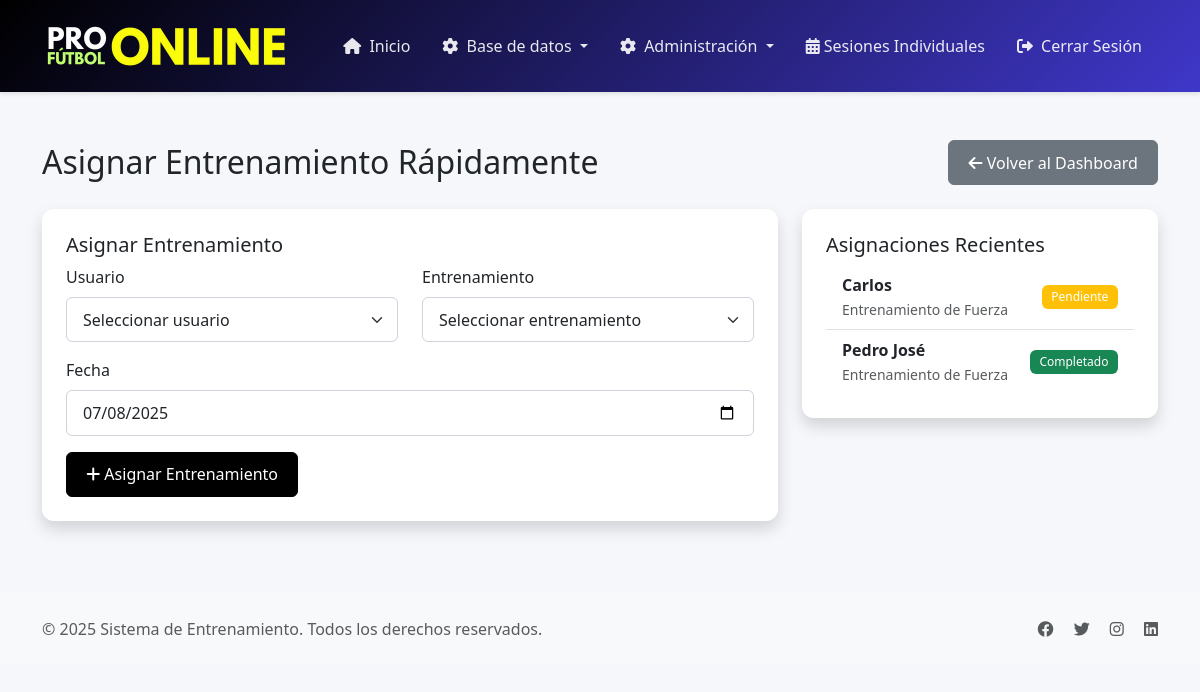
/entrenamientos/asignar-rapido (signed in), run on an earlier commit of the app's database.
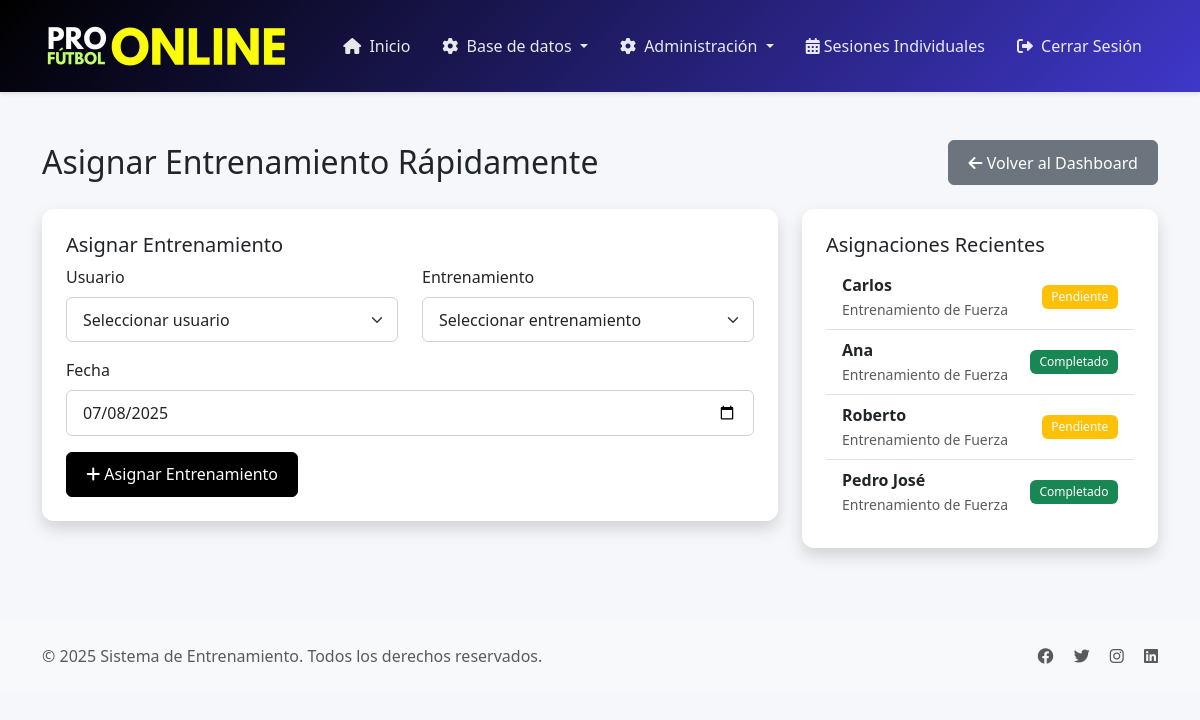
And on a later commit of the database.
### tables this page shows
CREATE TABLE `sesiones` (
  `id` int NOT NULL,
  `entrenamiento_id` int NOT NULL,
  `usuario_id` int NOT NULL,
  `fecha` date NOT NULL,
  `notas` text,
  `completado` tinyint(1) DEFAULT '0',
  `fecha_completado` datetime DEFAULT NULL,
  `valorado` tinyint(1) NOT NULL DEFAULT '0',
  `created_at` timestamp NULL DEFAULT CURRENT_TIMESTAMP
);

CREATE TABLE `usuarios` (
  `id` int NOT NULL,
  `nombre` varchar(100) NOT NULL,
  `apellido` varchar(100) NOT NULL,
  `email` varchar(100) NOT NULL,
  `password` varchar(255) NOT NULL,
  `telefono` varchar(20) DEFAULT NULL,
  `rol` enum('admin','entrenador','entrenado') NOT NULL,
  `entrenador_id` int DEFAULT NULL,
  `created_at` timestamp NULL DEFAULT CURRENT_TIMESTAMP
);

CREATE TABLE `entrenamientos` (
  `id` int NOT NULL,
  `nombre` varchar(100) NOT NULL,
  `descripcion` text,
  `tipo` int NOT NULL,
  `creado_por` int NOT NULL,
  `created_at` timestamp NULL DEFAULT CURRENT_TIMESTAMP
);

### controllers/BaseController.php (called while the page is built, shortened)
<?php
class BaseController {
    protected function render($view, $data = []) {
        extract($data);
        $viewPath = __DIR__ . "/../views/{$view}.php";
        require_once $viewPath;
    }
}

### controllers/EntrenamientoController.php (called while the page is built, shortened)
<?php
require_once 'BaseController.php';
require_once 'models/EntrenamientoModel.php';
class EntrenamientoController extends BaseController {
    private $entrenamientoModel;
    private $usuarioModel;
    public function __construct() {
        $this->entrenamientoModel = new EntrenamientoModel();
        $this->usuarioModel = new UsuarioModel();
    }
    public function asignarRapido() {
        if ($_SESSION['user_role'] === 'entrenador') {
            $usuarios = $this->usuarioModel->getEntrenadosPorEntrenador($_SESSION['user_id']);
        } elseif ($_SESSION['user_role'] === 'admin') {
            $usuarios = $this->usuarioModel->getUsuariosPorRol('entrenado');
        } else {
            $_SESSION['error'] = 'No tienes permisos para asignar entrenamientos';
            $this->redirect('/dashboard');
            return;
        }
        $entrenamientos = $this->entrenamientoModel->findAll();
        $asignaciones_recientes = $this->entrenamientoModel->getAsignacionesRecientes(10);
        $this->render('entrenamientos/asignar_rapido', [
            'usuarios' => $usuarios,
            'entrenamientos' => $entrenamientos,
            'asignaciones_recientes' => $asignaciones_recientes
        ]);
    }
}

### config/database.php (called while the page is built, shortened)
<?php
class Database {
    private static $instance = null;
    private $connection;
    private function __construct() {
        $host = 'localhost';
        $dbname = 'profutbolonline_qwb';
        $username = 'profutbolonline_asa';
        $password = '&}p^lgTkK9d~';
        try {
            $dsn = "mysql:host=$host;dbname=$dbname;charset=utf8mb4";
            $options = [
                PDO::ATTR_ERRMODE => PDO::ERRMODE_EXCEPTION,
                PDO::ATTR_DEFAULT_FETCH_MODE => PDO::FETCH_ASSOC,
                PDO::ATTR_EMULATE_PREPARES => false,
            ];
            $this->connection = new PDO($dsn, $username, $password, $options);
        } catch (PDOException $e) {
            die("Error de conexión a la base de datos: " . $e->getMessage());
        }
    }
    public static function getInstance() {
        if (self::$instance === null) {
            self::$instance = new self();
        }
        return self::$instance;
    }
    public function getConnection() {
        return $this->connection;
    }
}

### models/BaseModel.php (called while the page is built, shortened)
<?php
require_once __DIR__ . '/../config/database.php';
class BaseModel {
    public function __construct($table = null) {
        $this->db = Database::getInstance()->getConnection();
    }
}

### models/EntrenamientoModel.php (called while the page is built, shortened)
<?php
require_once 'BaseModel.php';
class EntrenamientoModel extends BaseModel {
    public function getAsignacionesRecientes($limite = 10) {
        try {
            $sql = "SELECT s.*, u.nombre as nombre_usuario, u.apellido as apellido_usuario,
                           e.nombre as nombre_entrenamiento
                    FROM sesiones s
                    JOIN usuarios u ON s.usuario_id = u.id
                    JOIN entrenamientos e ON s.entrenamiento_id = e.id
                    ORDER BY s.fecha DESC
                    LIMIT ?";
            $stmt = $this->db->prepare($sql);
            $stmt->execute([$limite]);
            return $stmt->fetchAll(PDO::FETCH_ASSOC);
        } catch (PDOException $e) {
            error_log("Error al obtener asignaciones recientes: " . $e->getMessage());
            return [];
        }
    }
}

### views/entrenamientos/asignar_rapido.php (the view, shortened to what this page needs)
<?php require_once 'views/layouts/header.php'; ?>
<div class="container py-4">
    <div class="row mb-4">
        <div class="col-12">
            <div class="d-flex justify-content-between align-items-center">
                <h2 class="mb-0">Asignar Entrenamiento Rápidamente</h2>
                <a href="/dashboard" class="btn btn-secondary">
                    <i class="fas fa-arrow-left"></i> Volver al Dashboard
                </a>
            </div>
        </div>
    </div>
    <div class="row">
        <div class="col-md-8">
            <div class="card shadow">
                <div class="card-body">
                    <h5 class="card-title">Asignar Entrenamiento</h5>
                    <form action="/entrenamientos/asignar-rapido" method="POST">
                        <div class="row">
                            <div class="col-md-6">
                                <div class="mb-3">
                                    <label for="usuario_id" class="form-label">Usuario</label>
                                    <select class="form-select" id="usuario_id" name="usuario_id" required>
                                        <option value="">Seleccionar usuario</option>
                                    </select>
                                </div>
                            </div>
                            <div class="col-md-6">
                                <div class="mb-3">
                                    <label for="entrenamiento_id" class="form-label">Entrenamiento</label>
                                    <select class="form-select" id="entrenamiento_id" name="entrenamiento_id" required>
                                        <option value="">Seleccionar entrenamiento</option>
                                    </select>
                                </div>
                            </div>
                        </div>
                        <div class="mb-3">
                            <label for="fecha" class="form-label">Fecha</label>
                            <input type="date" class="form-control" id="fecha" name="fecha"
                                   value="<?php echo date('Y-m-d'); ?>" required>
                        </div>
                        <button type="submit" class="btn btn-primary">
                            <i class="fas fa-plus"></i> Asignar Entrenamiento
                        </button>
                    </form>
                </div>
            </div>
        </div>
        <div class="col-md-4">
            <div class="card shadow">
                <div class="card-body">
                    <h5 class="card-title">Asignaciones Recientes</h5>
                    <?php if (empty($asignaciones_recientes)): ?>
                        <p class="text-muted">No hay asignaciones recientes.</p>
                    <?php else: ?>
                        <div class="list-group list-group-flush">
                            <?php foreach ($asignaciones_recientes as $asignacion): ?>
                                <div class="list-group-item">
                                    <div class="d-flex justify-content-between align-items-center">
                                        <div>
                                            <strong><?php echo htmlspecialchars($asignacion['nombre_usuario']); ?></strong>
                                            <br>
                                            <small class="text-muted">
                                                <?php echo htmlspecialchars($asignacion['nombre_entrenamiento']); ?>
                                            </small>
                                        </div>
                                        <span class="badge bg-<?php echo $asignacion['completado'] ? 'success' : 'warning'; ?>">
                                            <?php echo $asignacion['completado'] ? 'Completado' : 'Pendiente'; ?>
                                        </span>
                                    </div>
                                </div>
                            <?php endforeach; ?>
                        </div>
                    <?php endif; ?>
                </div>
            </div>
        </div>
    </div>
</div>
<?php require_once 'views/layouts/footer.php'; ?>

### index.php (shortened to what this page needs)
<?php
require_once 'config/database.php';
$request = $_SERVER['REQUEST_URI'];
$request = ltrim($request, '/');
$request = strtok($request, '?');
switch ($request) {
    case 'entrenamientos/asignar-rapido':
        require __DIR__ . '/controllers/EntrenamientoController.php';
        $controller = new EntrenamientoController();
        $controller->asignarRapido();
        break;
}

### views/layouts/header.php (shortened to what this page needs)
<!DOCTYPE html>
<html lang="es">
<head>
    <link href="https://cdn.jsdelivr.net/npm/bootstrap@5.3.0/dist/css/bootstrap.min.css" rel="stylesheet">
    <link href="https://cdnjs.cloudflare.com/ajax/libs/font-awesome/6.0.0/css/all.min.css" rel="stylesheet">
</head>
<body>
    <nav class="navbar navbar-expand-lg navbar-dark mb-4">
        <div class="container">
            <a class="navbar-brand" href="/">
                <img src="/img/logo.png" alt="Logo" height="50">
            </a>
            <div class="collapse navbar-collapse" id="navbarNav">
                <ul class="navbar-nav ms-auto">
                    <?php if (isset($_SESSION['user_id'])): ?>
                        <li class="nav-item">
                            <a class="nav-link" href="/dashboard">
                                <i class="fas fa-home me-1"></i> Inicio
                            </a>
                        </li>
                        <?php if ($_SESSION['user_role'] === 'entrenador' || $_SESSION['user_role'] === 'admin'): ?>
                            <li class="nav-item dropdown">
                                <a class="nav-link dropdown-toggle" href="#" id="dataDropdown" role="button" data-bs-toggle="dropdown" aria-expanded="false">
                                    <i class="fas fa-cog me-1"></i> Base de datos
                                </a>
                            </li>
                        <?php endif; ?>
                        <?php if ($_SESSION['user_role'] === 'admin'): ?>
                            <li class="nav-item dropdown">
                                <a class="nav-link dropdown-toggle" href="#" id="adminDropdown" role="button" data-bs-toggle="dropdown" aria-expanded="false">
                                    <i class="fas fa-cog me-1"></i> Administración
                                </a>
                            </li>
                        <?php endif; ?>
                        <?php if ($_SESSION['user_role'] === 'admin' || $_SESSION['user_role'] === 'entrenador'): ?>
                            <li class="nav-item">
                                <a class="nav-link" href="/admin/sesiones">
                                    <i class="fas fa-calendar-alt"></i> Sesiones Individuales
                                </a>
                            </li>
                        <?php endif; ?>
                        <li class="nav-item">
                            <a class="nav-link" href="/logout">
                                <i class="fas fa-sign-out-alt me-1"></i> Cerrar Sesión
                            </a>
                        </li>
                    <?php endif; ?>
                </ul>
            </div>
        </div>
    </nav>
</body>
</html>

### views/layouts/footer.php (shortened to what this page needs)
    <footer class="bg-light py-4 mt-5">
        <div class="container">
            <div class="row">
                <div class="col-md-6 text-center text-md-start">
                    <p class="mb-0 text-muted">© <?php echo date('Y'); ?> Sistema de Entrenamiento. Todos los derechos reservados.</p>
                </div>
                <div class="col-md-6 text-center text-md-end">
                    <a href="#" class="text-muted me-3"><i class="fab fa-facebook"></i></a>
                    <a href="#" class="text-muted me-3"><i class="fab fa-twitter"></i></a>
                    <a href="#" class="text-muted me-3"><i class="fab fa-instagram"></i></a>
                    <a href="#" class="text-muted"><i class="fab fa-linkedin"></i></a>
                </div>
            </div>
        </div>
    </footer>
</body>
</html>

### views/layouts/header.php (style rules this page uses)
:root { --primary-color: #000000; --secondary-color: #3f37c9; --accent-color: #4cc9f0; --success-color: #4caf50; --warning-color: #ff9800; --danger-color: #f44336; --light-color: #f8f9fa; --dark-color: #212529; }
body { background-color: #f5f7fa; font-family: 'Segoe UI', system-ui, -apple-system, sans-serif; }
.navbar { background: linear-gradient(135deg, var(--primary-color), var(--secondary-color)) !important; box-shadow: 0 2px 4px rgba(0,0,0,0.1); padding: 1rem 0; }
.navbar-brand { font-weight: 600; font-size: 1.4rem; color: white !important; }
.nav-link { color: rgba(255,255,255,0.9) !important; font-weight: 500; padding: 0.5rem 1rem !important; transition: all 0.3s ease; }
.btn { padding: 0.6rem 1.2rem; font-weight: 500; border-radius: 6px; transition: all 0.3s ease; }
.btn-primary { background-color: var(--primary-color); border-color: var(--primary-color); }
.form-control, .form-select { border-radius: 6px; padding: 0.6rem 1rem; border: 1px solid #ced4da; transition: all 0.3s ease; }
.card { border: none; border-radius: 12px; box-shadow: 0 4px 6px rgba(0,0,0,0.1); transition: all 0.3s ease; }
.card-body { padding: 1.5rem; }
.badge { padding: 0.5em 0.8em; font-weight: 500; border-radius: 6px; }

What changed in the data, as far as the page shows it:
added sesiones: usuario.nombre "Ana", entrenamiento.nombre "Entrenamiento de Fuerza", completado "Completado"
added sesiones: usuario.nombre "Roberto", entrenamiento.nombre "Entrenamiento de Fuerza", completado "Pendiente"
